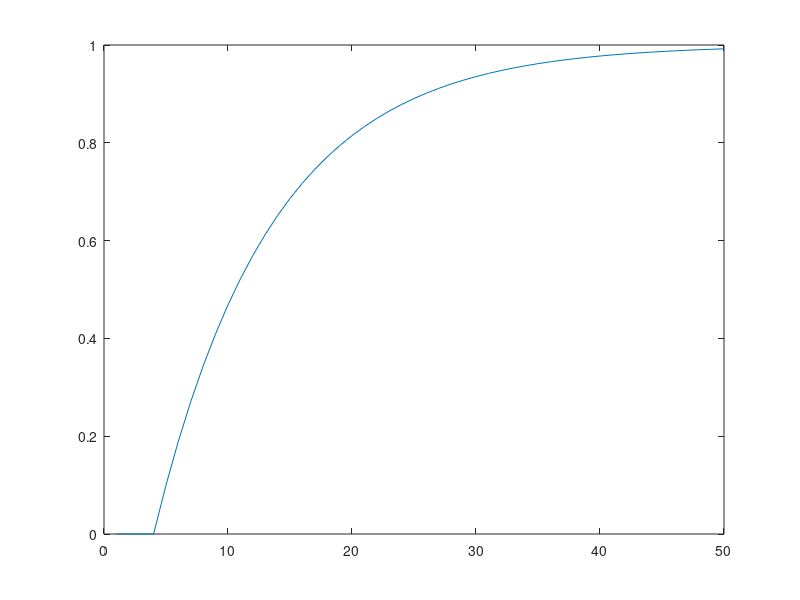

MATLAB code to generate this figure:
clear all
close all
clc
R = 1000;
C=0.1*10^-6;
deltaT=0.00001;
f=(R*C)/deltaT
Vc(1)=0;
Vc(2)=0;
Vc(3)=0;
Vc(4)=0;
tama=50;
Vin=ones(tama,2);
for (i=4:tama-1)
  Vc(i+1)=(Vin(i) + f*Vc(i) - Vc(i))/f;
endfor
plot(Vc);
